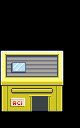

Below is a game level as drawn by its tile map, then a one-line description and the .tmx that defines it (tile-layer data replaced by summaries):
An orthogonal 5x8 tile map with 16x16 px tiles, 2 tile layers (Collisions, WalkBehind), 4 tilesets and 1 object (teleport on push).

<map version="1.0" tiledversion="1.1.2" orientation="orthogonal" renderorder="right-down" compressionlevel="6" width="5" height="8" tilewidth="16" tileheight="16" infinite="0" nextobjectid="10">
 <tileset firstgid="1" source="../../tileset/building-small.tsx" />
 <tileset firstgid="1025" source="../../tileset/terra.tsx" />
 <tileset firstgid="2049" source="../../tileset/invisible.tsx" />
 <tileset firstgid="2065" source="../../tileset/t2.tsx" />
 <layer name="Collisions" width="5" height="8">
  <data>[40 cells, 12 non-empty, 12 distinct tile ids]</data>
 </layer>
 <layer name="WalkBehind" width="5" height="8">
  <data>[40 cells, 9 non-empty, 9 distinct tile ids]</data>
 </layer>
 <objectgroup name="Moving">
  <object id="9" type="teleport on push" gid="2051" x="32" y="112" width="16" height="16">
   <properties>
    <property name="map" value="floor-0" />
    <property name="x" value="5" />
    <property name="y" value="10" />
   </properties>
  </object>
 </objectgroup>
</map>
